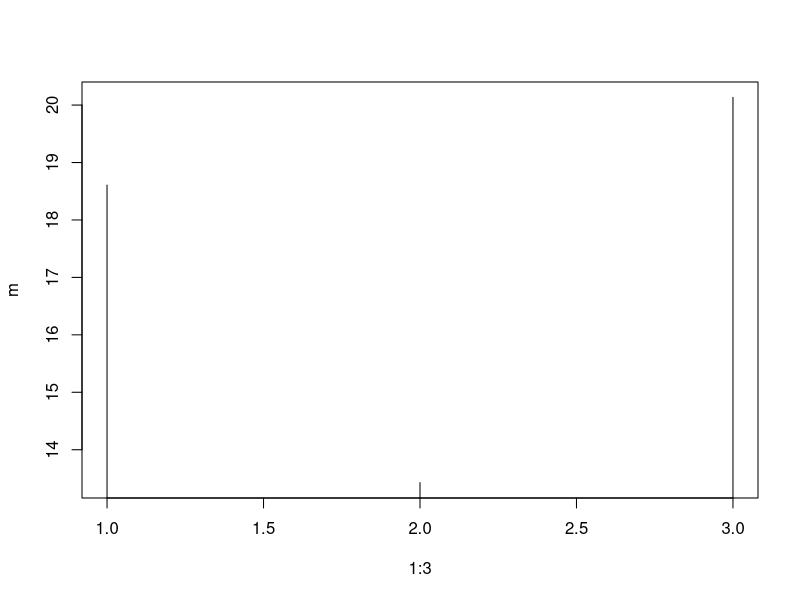

Reproduce this figure in R.
#generate a random Cq value for the GOIs
gois<- list(
g1=(runif(6, min=0, max = 35)),

g2= (runif(6, min=0, max = 35)),

g3= (runif(6, min=0, max = 35)))

#apply the sd function

s<- lapply(gois, sd)

#apply the mean function
m<- lapply(gois, mean)
#plot it for see the graphic result of the mean
plot(1:3, m, type="h")